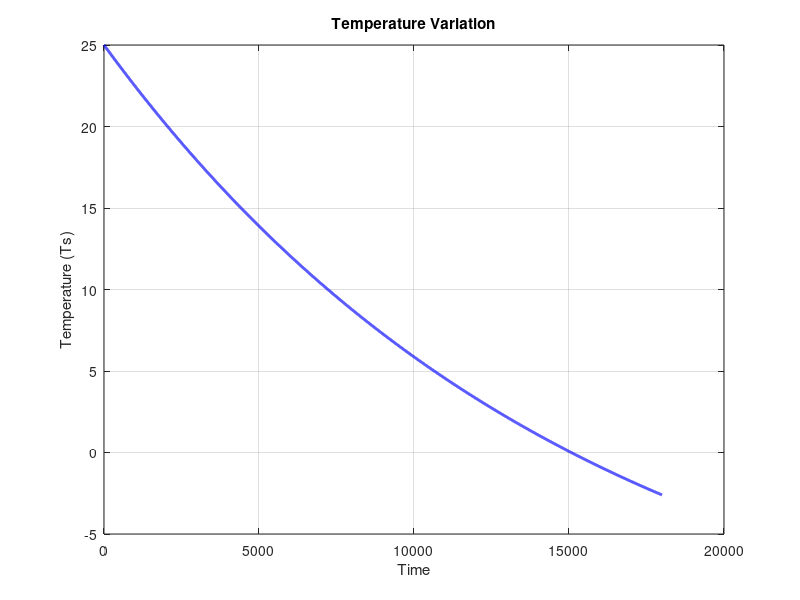

Write the MATLAB code that produced this figure. (Note: this script raises an error after producing the figure.)
close all;

% Define parameters
h = 6.8; % Convective heat transfer coefficient
r = 65.96 / 1000; % radius
height = 103.3 / 1000; % height  
A_s = 2 * pi * r * height + pi * r^2; % Surface area
rho = 999; % Density
c_p = 4.184 * 1000; % Specific heat [J/kg*K]
k = 22.7e-3; % Air
k_water = 598e-3; % Water 
V = pi * r^2 * height; % Volume

T_init = 25; % Initial temperature
T_infinity = -15; % Ambient temperature
theta_i = T_init - T_infinity; % Initial temperature difference

Tau = (1 / (h * A_s)) * (rho * c_p * V);

% Define time vector
t = linspace(0, 5 * 60 * 60, 10000);

% Calculate Ts(t)
T_s = theta_i * exp(-t / Tau) + T_infinity;
q_s = h * (T_s - T_infinity);

figure;
plot(t, T_s, 'b', 'LineWidth', 2);
xlabel('Time');
ylabel('Temperature (Ts)');
title('Temperature Variation');
grid on;

% Create the geometry
gdm = [
    3   4   0   0   r   r  -height/2  height/2  height/2  -height/2;
];

g = decsg(gdm');

model = createpde("thermal","transient");
geometryFromEdges(model, g);

figure;
pdegplot(model,'EdgeLabels','on');
ylim([-0.06, 0.06]); % Set y-axis limits
axis equal; % Set aspect ratio to be equal

thermalProperties(model,"ThermalConductivity", k_water,...
                        "MassDensity", rho,...
                        "SpecificHeat", c_p);

% Define the time-dependent Neumann boundary condition function
thermalBC(model, 'Edge', 2, 'HeatFlux', @(location,state) mygfun(location,state));
thermalBC(model, 'Edge', 3, 'HeatFlux', @(location,state) mygfun(location,state));

% Initial Condition
thermalIC(model, T_init); % Use T_init instead of 25

% Mesh Generation
generateMesh(model);
figure
pdemesh(model)
title("Mesh with Quadratic Triangular Elements")

% Solve the model
thermalresults = solve(model, t);

% Extract heat flux
[qx,qy] = evaluateHeatFlux(thermalresults);
temperature_values = thermalresults.Temperature;

% Plot the temperature distribution
pdeplot(thermalresults.Mesh.Nodes, thermalresults.Mesh.Elements, ...
        'XYData', temperature_values(:, end), ...
        'Contour', 'on', ...
        'ColorMap', 'hot');
title('Temperature Distribution');

% Add labels and adjust axis as needed
xlabel('x');
ylabel('y');
caxis([-20, 25]);

% Define the function mygfun
function funOut = mygfun(location, state)
    h = 6.8; % Convective heat transfer coefficient
    r = 65.96 / 1000; % radius
    height = 103.3 / 1000; % height  
    A_s = 2 * pi * r * height + pi * r^2; % Surface area
    rho = 999; % Density
    c_p = 4.184 * 1000; % Specific heat [J/kg*K]
    k = 22.7e-3; % Air
    k_water = 598e-3; % Water 
    V = pi * r^2 * height; % Volume
    
    T_init = 25; % Initial temperature
    T_infinity = -15; % Ambient temperature
    theta_i = T_init - T_infinity; % Initial temperature difference
    
    Tau = (1 / (h * A_s)) * (rho * c_p * V);
    time = state.time;
    
    % Calculate Ts(t)
    T_s = theta_i * exp(-time / Tau) + T_infinity;
    q_s = h * (T_s - T_infinity);
    
    funOut = -q_s;
end